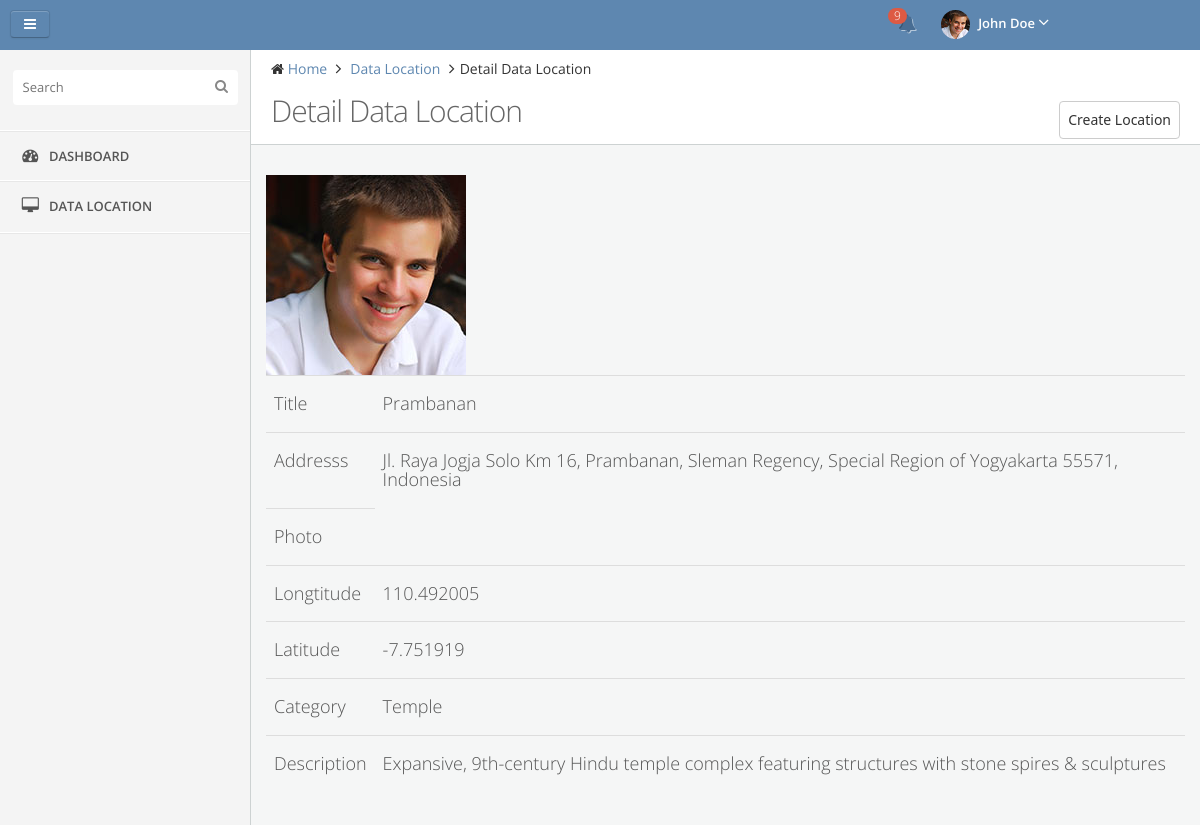
Screenshot of /location_detail.php with the database file from the repository.
### tables this page shows
CREATE TABLE IF NOT EXISTS `ws_location` (
`id_location` int(8) NOT NULL,
  `title` varchar(50) NOT NULL,
  `address` text NOT NULL,
  `photo` varchar(255) NOT NULL,
  `longtitude` double NOT NULL,
  `latitude` double NOT NULL,
  `category` varchar(50) NOT NULL,
  `description` text NOT NULL
);

### location_detail.php (the view, shortened to what this page needs)
<?php include "header.php";?>
	<section id="page">
				<div id="sidebar" class="sidebar">
					<div class="sidebar-menu nav-collapse">
						<div class="divide-20"></div>
						<div id="search-bar">
							<input class="search" type="text" placeholder="Search"><i class="fa fa-search search-icon"></i>
						</div>
						<ul>
							<li>
								<a href="index.html">
								<i class="fa fa-tachometer fa-fw"></i> <span class="menu-text">Dashboard</span>
								</a>
							</li>
							<li><a class="" href="location.php"><i class="fa fa-desktop fa-fw"></i> <span class="menu-text">Data Location</span></a></li>
						</ul>
					</div>
				</div>
		<div id="main-content">
			<div class="container">
				<div class="row">
					<div id="content" class="col-lg-12">
						<div class="row">
							<div class="col-sm-12">
								<div class="page-header">
									<ul class="breadcrumb">
										<li>
											<i class="fa fa-home"></i>
											<a href="index.html">Home</a>
										</li>
										<li>
											<a href="#">Data Location</a>
										</li>
										<li>Detail Data Location</li>
									</ul>
									<div class="clearfix">
										<h3 class="content-title pull-left">Detail Data Location</h3>
										<span class="date-range pull-right">
											<div class="btn-group">
												<a class="js_update btn btn-default" href="location_create.php">Create Location</a>
											</div>
										</span>
									</div>
								</div>
							</div>
						</div>
						<div class="row">
								<div class="col-md-12">
									<div class="box-body">
									 <?php
	                                    $query="SELECT * FROM ws_location";
	                                    $hasil=mysql_query($query) or die(mysql_error());
	                                    if ($dataku=mysql_fetch_array($hasil)) {
			                        ?>
										<table class="table">
											<tbody>
											  <tr>
												<td><h4>Title</h4></td>
												<td><h4><?php echo $dataku['title'];?><h4></td>
											  </tr>
											  <tr>
												<td><h4>Addresss</td>
												<td><h4><?php echo $dataku['address'];?></td>
											  </tr>
											  <tr>
												<td><h4>Photo</td>
													<?php
														$dataku['gambar']="<img src='photo/".$dataku['id_location'].".jpg' style='max-width:400px;max-height:400px;'/>";
														echo $dataku['gambar']
													?>
											  </tr>
											  <tr>
												<td><h4>Longtitude</td>
												<td><h4><?php echo $dataku['longtitude'];?></td>
											  </tr>
											  <tr>
												<td><h4>Latitude</td>
												<td><h4><?php echo $dataku['latitude'];?></td>
											  </tr>
											  <tr>
												<td><h4>Category</td>
												<td><h4><?php echo $dataku['category'];?></td>
											  </tr>
											  <tr>
												<td><h4>Description</td>
												<td><h4><?php echo $dataku['description'];?></td>
											  </tr>
											</tbody>
										  </table>
									<?php
										}
									?>
									</div>
							</div>
						</div>
					</div>
				</div>
			</div>
		</div>
	</section>
</body>
</html>

### asset/css/themes/default.css (style rules this page uses)
#page { background: none repeat scroll 0 0 #f4f4f4; }
#sidebar { background: none repeat scroll 0 0 #f4f4f4; padding: 0 !important; width: 250px; position: absolute; border-bottom: 1px solid #e7e7e7; }
#sidebar * { text-overflow: ellipsis; }
.sidebar-menu > ul { list-style: none; margin: 0; padding: 0; margin-top: 15px; border-bottom: 1px solid #FFFFFF !important; border-top: 1px solid #FFFFFF !important; }
.sidebar-menu > ul > li { display: block; margin: 0; padding: 0; border: 0px; }
.sidebar-menu > ul > li > a { display: block; position: relative; margin: 0; border: 0 none; padding: 15px 15px 15px 20px; text-decoration: none; font-size: 13px; font-weight: 600; text-transform: uppercase; }
.sidebar-menu > ul > li a i { color: #555555; font-size: 16px; margin-right: 5px; }
.sidebar-menu > ul > li > a { border-bottom: 1px solid #ffffff !important; border-top: 1px solid #e7e7e7 !important; color: #555555 !important; }
.sidebar-menu > ul > li:last-child > a { border-bottom: 1px solid transparent !important; }
.sidebar-menu > ul > li a i { color: #555555; }
.sidebar-menu #search-bar { display: block; text-align: center; }
.sidebar-menu #search-bar .search { background: none repeat scroll 0 0 #ffffff; border: 0 none; border-radius: 4px; color: #555555; padding: 8px 10px; width: 90%; margin: 0 auto 10px; padding-right: 30px !important; }
.sidebar-menu #search-bar .search-icon { display: block; font-size: 14px; line-height: 1; position: absolute; right: 22px; top: 29px; color: #888888; }

### rows the page displays
ws_location: title "Prambanan", address "Jl. Raya Jogja Solo Km 16, Prambanan, Sleman Regency, Special Region of Yogyakarta 55571, Indonesia", longtitude "110.492005", latitude "-7.751919", category "Temple", description "Expansive, 9th-century Hindu temple complex featuring structures with stone spires & sculptures"
